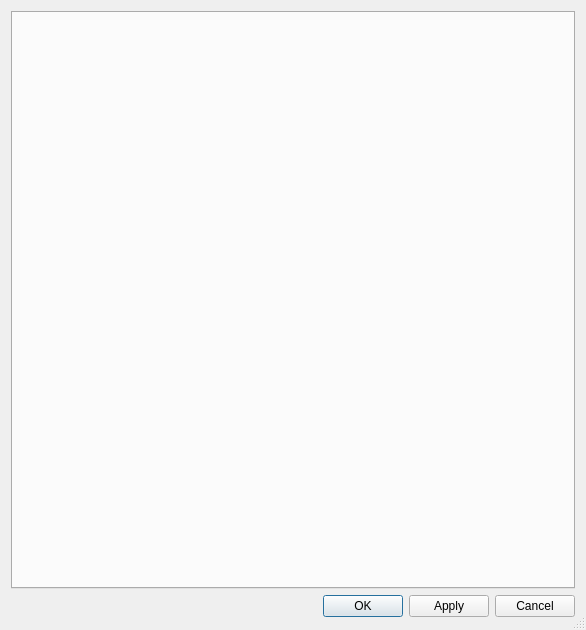
<?xml version="1.0" encoding="UTF-8"?>
<ui version="4.0">
 <class>ConfigDialog</class>
 <widget class="QDialog" name="ConfigDialog">
  <property name="geometry">
   <rect>
    <x>0</x>
    <y>0</y>
    <width>586</width>
    <height>630</height>
   </rect>
  </property>
  <property name="windowTitle">
   <string>qCodeMetrics Configuration</string>
  </property>
  <property name="sizeGripEnabled">
   <bool>true</bool>
  </property>
  <layout class="QVBoxLayout" name="verticalLayout">
   <property name="bottomMargin">
    <number>13</number>
   </property>
   <item>
    <widget class="QTabWidget" name="pagesTabWidget">
     <property name="currentIndex">
      <number>-1</number>
     </property>
    </widget>
   </item>
   <item>
    <layout class="QHBoxLayout" name="horizontalLayout">
     <item>
      <spacer name="horizontalSpacer">
       <property name="orientation">
        <enum>Qt::Horizontal</enum>
       </property>
       <property name="sizeHint" stdset="0">
        <size>
         <width>298</width>
         <height>20</height>
        </size>
       </property>
      </spacer>
     </item>
     <item>
      <widget class="QPushButton" name="okButton">
       <property name="text">
        <string>OK</string>
       </property>
      </widget>
     </item>
     <item>
      <widget class="QPushButton" name="applyButton">
       <property name="text">
        <string>Apply</string>
       </property>
      </widget>
     </item>
     <item>
      <widget class="QPushButton" name="cancelButton">
       <property name="text">
        <string>Cancel</string>
       </property>
      </widget>
     </item>
    </layout>
   </item>
  </layout>
 </widget>
 <resources/>
 <connections>
  <connection>
   <sender>okButton</sender>
   <signal>clicked()</signal>
   <receiver>ConfigDialog</receiver>
   <slot>accept()</slot>
   <hints>
    <hint type="sourcelabel">
     <x>487</x>
     <y>687</y>
    </hint>
    <hint type="destinationlabel">
     <x>354</x>
     <y>354</y>
    </hint>
   </hints>
  </connection>
  <connection>
   <sender>cancelButton</sender>
   <signal>clicked()</signal>
   <receiver>ConfigDialog</receiver>
   <slot>reject()</slot>
   <hints>
    <hint type="sourcelabel">
     <x>659</x>
     <y>687</y>
    </hint>
    <hint type="destinationlabel">
     <x>354</x>
     <y>354</y>
    </hint>
   </hints>
  </connection>
 </connections>
</ui>
